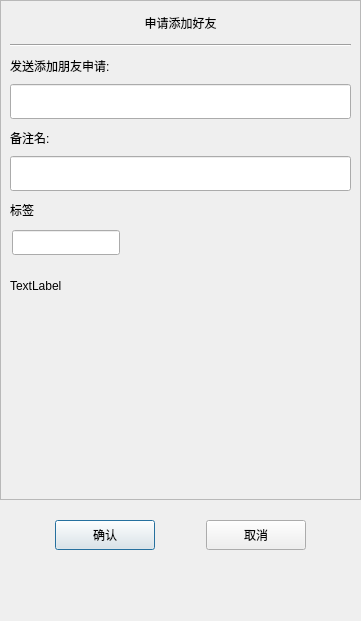
<?xml version="1.0" encoding="UTF-8"?>
<ui version="4.0">
 <class>ApplyFriend</class>
 <widget class="QDialog" name="ApplyFriend">
  <property name="geometry">
   <rect>
    <x>0</x>
    <y>0</y>
    <width>361</width>
    <height>621</height>
   </rect>
  </property>
  <property name="minimumSize">
   <size>
    <width>361</width>
    <height>621</height>
   </size>
  </property>
  <property name="maximumSize">
   <size>
    <width>361</width>
    <height>621</height>
   </size>
  </property>
  <property name="windowTitle">
   <string>Dialog</string>
  </property>
  <layout class="QVBoxLayout" name="verticalLayout">
   <property name="spacing">
    <number>0</number>
   </property>
   <property name="leftMargin">
    <number>0</number>
   </property>
   <property name="topMargin">
    <number>0</number>
   </property>
   <property name="rightMargin">
    <number>0</number>
   </property>
   <property name="bottomMargin">
    <number>0</number>
   </property>
   <item>
    <widget class="QScrollArea" name="scrollArea">
     <property name="minimumSize">
      <size>
       <width>0</width>
       <height>500</height>
      </size>
     </property>
     <property name="widgetResizable">
      <bool>true</bool>
     </property>
     <widget class="QWidget" name="scrollcontent">
      <property name="geometry">
       <rect>
        <x>0</x>
        <y>0</y>
        <width>359</width>
        <height>498</height>
       </rect>
      </property>
      <layout class="QVBoxLayout" name="verticalLayout_2">
       <property name="spacing">
        <number>0</number>
       </property>
       <property name="leftMargin">
        <number>0</number>
       </property>
       <property name="rightMargin">
        <number>0</number>
       </property>
       <item>
        <widget class="QLabel" name="apply_lb">
         <property name="minimumSize">
          <size>
           <width>0</width>
           <height>25</height>
          </size>
         </property>
         <property name="maximumSize">
          <size>
           <width>16777215</width>
           <height>25</height>
          </size>
         </property>
         <property name="text">
          <string>申请添加好友</string>
         </property>
         <property name="alignment">
          <set>Qt::AlignCenter</set>
         </property>
        </widget>
       </item>
       <item>
        <widget class="QWidget" name="apply_wid" native="true">
         <layout class="QVBoxLayout" name="verticalLayout_3">
          <item>
           <widget class="Line" name="line">
            <property name="orientation">
             <enum>Qt::Horizontal</enum>
            </property>
           </widget>
          </item>
          <item>
           <widget class="QLabel" name="label">
            <property name="minimumSize">
             <size>
              <width>0</width>
              <height>25</height>
             </size>
            </property>
            <property name="maximumSize">
             <size>
              <width>16777215</width>
              <height>25</height>
             </size>
            </property>
            <property name="text">
             <string>发送添加朋友申请:</string>
            </property>
           </widget>
          </item>
          <item>
           <widget class="CustomizeEdit" name="name_ed">
            <property name="minimumSize">
             <size>
              <width>0</width>
              <height>35</height>
             </size>
            </property>
            <property name="maximumSize">
             <size>
              <width>16777215</width>
              <height>35</height>
             </size>
            </property>
           </widget>
          </item>
          <item>
           <widget class="QLabel" name="label_2">
            <property name="minimumSize">
             <size>
              <width>0</width>
              <height>25</height>
             </size>
            </property>
            <property name="maximumSize">
             <size>
              <width>16777215</width>
              <height>25</height>
             </size>
            </property>
            <property name="text">
             <string>备注名:</string>
            </property>
           </widget>
          </item>
          <item>
           <widget class="CustomizeEdit" name="back_ed">
            <property name="minimumSize">
             <size>
              <width>0</width>
              <height>35</height>
             </size>
            </property>
            <property name="maximumSize">
             <size>
              <width>16777215</width>
              <height>35</height>
             </size>
            </property>
           </widget>
          </item>
          <item>
           <widget class="QLabel" name="label_3">
            <property name="minimumSize">
             <size>
              <width>0</width>
              <height>25</height>
             </size>
            </property>
            <property name="maximumSize">
             <size>
              <width>16777215</width>
              <height>25</height>
             </size>
            </property>
            <property name="text">
             <string>标签</string>
            </property>
           </widget>
          </item>
          <item>
           <widget class="QWidget" name="lb_group_wid" native="true">
            <property name="minimumSize">
             <size>
              <width>0</width>
              <height>50</height>
             </size>
            </property>
            <layout class="QVBoxLayout" name="verticalLayout_4">
             <property name="spacing">
              <number>0</number>
             </property>
             <property name="leftMargin">
              <number>0</number>
             </property>
             <property name="topMargin">
              <number>0</number>
             </property>
             <property name="rightMargin">
              <number>0</number>
             </property>
             <property name="bottomMargin">
              <number>0</number>
             </property>
             <item>
              <widget class="QWidget" name="gridWidget" native="true">
               <property name="minimumSize">
                <size>
                 <width>0</width>
                 <height>40</height>
                </size>
               </property>
               <property name="maximumSize">
                <size>
                 <width>16777215</width>
                 <height>40</height>
                </size>
               </property>
               <widget class="CustomizeEdit" name="lb_ed">
                <property name="geometry">
                 <rect>
                  <x>2</x>
                  <y>2</y>
                  <width>108</width>
                  <height>25</height>
                 </rect>
                </property>
                <property name="maximumSize">
                 <size>
                  <width>16777215</width>
                  <height>25</height>
                 </size>
                </property>
               </widget>
              </widget>
             </item>
             <item>
              <widget class="QWidget" name="input_tip_wid" native="true">
               <property name="minimumSize">
                <size>
                 <width>0</width>
                 <height>35</height>
                </size>
               </property>
               <property name="maximumSize">
                <size>
                 <width>16777215</width>
                 <height>35</height>
                </size>
               </property>
               <layout class="QVBoxLayout" name="verticalLayout_5">
                <property name="spacing">
                 <number>0</number>
                </property>
                <property name="leftMargin">
                 <number>0</number>
                </property>
                <property name="topMargin">
                 <number>0</number>
                </property>
                <property name="rightMargin">
                 <number>0</number>
                </property>
                <property name="bottomMargin">
                 <number>0</number>
                </property>
                <item>
                 <widget class="ClickedOnceLabel" name="tip_lb">
                  <property name="text">
                   <string>TextLabel</string>
                  </property>
                 </widget>
                </item>
               </layout>
              </widget>
             </item>
            </layout>
           </widget>
          </item>
          <item>
           <widget class="QWidget" name="widget" native="true">
            <property name="minimumSize">
             <size>
              <width>0</width>
              <height>60</height>
             </size>
            </property>
            <layout class="QHBoxLayout" name="horizontalLayout_2">
             <property name="leftMargin">
              <number>0</number>
             </property>
             <property name="topMargin">
              <number>0</number>
             </property>
             <property name="rightMargin">
              <number>0</number>
             </property>
             <property name="bottomMargin">
              <number>0</number>
             </property>
             <item>
              <widget class="QWidget" name="lb_list" native="true">
               <property name="minimumSize">
                <size>
                 <width>287</width>
                 <height>50</height>
                </size>
               </property>
               <property name="maximumSize">
                <size>
                 <width>287</width>
                 <height>16777215</height>
                </size>
               </property>
              </widget>
             </item>
             <item>
              <widget class="QWidget" name="more_lb_wid" native="true">
               <property name="minimumSize">
                <size>
                 <width>30</width>
                 <height>0</height>
                </size>
               </property>
               <property name="maximumSize">
                <size>
                 <width>30</width>
                 <height>16777215</height>
                </size>
               </property>
               <layout class="QVBoxLayout" name="verticalLayout_6">
                <item>
                 <spacer name="verticalSpacer_3">
                  <property name="orientation">
                   <enum>Qt::Vertical</enum>
                  </property>
                  <property name="sizeHint" stdset="0">
                   <size>
                    <width>20</width>
                    <height>40</height>
                   </size>
                  </property>
                 </spacer>
                </item>
                <item>
                 <widget class="ClickedOnceLabel" name="more_lb">
                  <property name="minimumSize">
                   <size>
                    <width>25</width>
                    <height>25</height>
                   </size>
                  </property>
                  <property name="maximumSize">
                   <size>
                    <width>25</width>
                    <height>25</height>
                   </size>
                  </property>
                  <property name="text">
                   <string/>
                  </property>
                 </widget>
                </item>
                <item>
                 <spacer name="verticalSpacer_4">
                  <property name="orientation">
                   <enum>Qt::Vertical</enum>
                  </property>
                  <property name="sizeHint" stdset="0">
                   <size>
                    <width>20</width>
                    <height>40</height>
                   </size>
                  </property>
                 </spacer>
                </item>
               </layout>
              </widget>
             </item>
            </layout>
           </widget>
          </item>
         </layout>
        </widget>
       </item>
      </layout>
     </widget>
    </widget>
   </item>
   <item>
    <spacer name="verticalSpacer">
     <property name="orientation">
      <enum>Qt::Vertical</enum>
     </property>
     <property name="sizeType">
      <enum>QSizePolicy::Fixed</enum>
     </property>
     <property name="sizeHint" stdset="0">
      <size>
       <width>20</width>
       <height>10</height>
      </size>
     </property>
    </spacer>
   </item>
   <item>
    <widget class="QWidget" name="apply_sure_wid" native="true">
     <property name="minimumSize">
      <size>
       <width>0</width>
       <height>50</height>
      </size>
     </property>
     <layout class="QHBoxLayout" name="horizontalLayout">
      <item>
       <spacer name="horizontalSpacer">
        <property name="orientation">
         <enum>Qt::Horizontal</enum>
        </property>
        <property name="sizeHint" stdset="0">
         <size>
          <width>40</width>
          <height>20</height>
         </size>
        </property>
       </spacer>
      </item>
      <item>
       <widget class="ClickedBtn" name="sure_btn">
        <property name="minimumSize">
         <size>
          <width>100</width>
          <height>30</height>
         </size>
        </property>
        <property name="text">
         <string>确认</string>
        </property>
       </widget>
      </item>
      <item>
       <spacer name="horizontalSpacer_2">
        <property name="orientation">
         <enum>Qt::Horizontal</enum>
        </property>
        <property name="sizeHint" stdset="0">
         <size>
          <width>40</width>
          <height>20</height>
         </size>
        </property>
       </spacer>
      </item>
      <item>
       <widget class="ClickedBtn" name="cancel_btn">
        <property name="minimumSize">
         <size>
          <width>100</width>
          <height>30</height>
         </size>
        </property>
        <property name="text">
         <string>取消</string>
        </property>
       </widget>
      </item>
      <item>
       <spacer name="horizontalSpacer_3">
        <property name="orientation">
         <enum>Qt::Horizontal</enum>
        </property>
        <property name="sizeHint" stdset="0">
         <size>
          <width>40</width>
          <height>20</height>
         </size>
        </property>
       </spacer>
      </item>
     </layout>
    </widget>
   </item>
   <item>
    <spacer name="verticalSpacer_2">
     <property name="orientation">
      <enum>Qt::Vertical</enum>
     </property>
     <property name="sizeHint" stdset="0">
      <size>
       <width>20</width>
       <height>40</height>
      </size>
     </property>
    </spacer>
   </item>
  </layout>
 </widget>
 <customwidgets>
  <customwidget>
   <class>ClickedBtn</class>
   <extends>QPushButton</extends>
   <header location="global">clickedbtn.h</header>
  </customwidget>
  <customwidget>
   <class>CustomizeEdit</class>
   <extends>QLineEdit</extends>
   <header location="global">customizeedit.h</header>
  </customwidget>
  <customwidget>
   <class>ClickedOnceLabel</class>
   <extends>QLabel</extends>
   <header location="global">clickedoncelabel.h</header>
  </customwidget>
 </customwidgets>
 <resources/>
 <connections/>
</ui>
